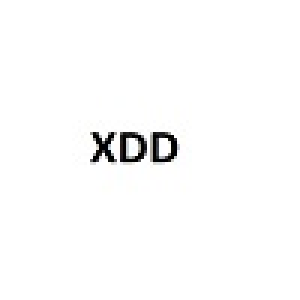
#> input picture XDD.jpg, 100 x 100 px (shown 3 times larger)
$ jupyter execute VC.ipynb
#> lines starting #> are read from the running program, lines starting #| are printed output that depends on the picture; after the words box and inside, x2 and y2 are one past the last pixel; in counts of white or black regions, pixels touching at a corner belong together
[cell 1]
from PIL import Image
import numpy as np
import random
from matplotlib import pyplot as plt

path = "XDD.jpg"
mtx = Image.open(path).convert('1')
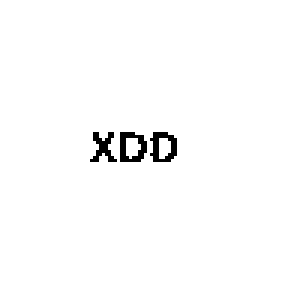
#> mtx: PIL image 100x100 1 (shown 3 times larger); 98.5% white; black in thin lines or dots, all inside (x1, y1, x2, y2) = (30, 44, 59, 54)
mtx = np.array(mtx)

secret1 = np.array([[0 for _ in range(len(mtx[0])*2)] for _ in range(len(mtx))])
#> secret1: shape (100, 200) int64; every value is 0
secret2 = np.array([[0 for _ in range(len(mtx[0])*2)] for _ in range(len(mtx))])

for i in range(len(mtx)):
    for j in range(len(mtx[0])):
        rand = random.randint(0, 1)
        secret1[i][j*2] = not rand
        secret1[i][j*2+1] = rand
        secret2[i][j*2] = (rand + mtx[i][j])%2
        secret2[i][j*2+1] = not secret2[i][j*2]
#> this loop made 100 passes
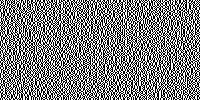
#> secret1: shape (100, 200) int64; values 0 (black) and 1 (white), 50% white in thin lines or dots
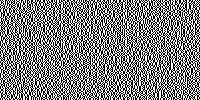
#> secret2: shape (100, 200) int64; values 0 (black) and 1 (white), 50% white in thin lines or dots

display(Image.fromarray(mtx))
plt.imshow(secret1, cmap="gray")
plt.show()
plt.imshow(secret2, cmap="gray")
plt.show()
plt.imshow(secret1+secret2, cmap="gray")
plt.show()
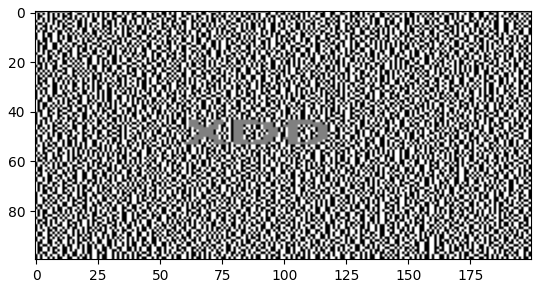
#> figure drawn by matplotlib, 1 panel
